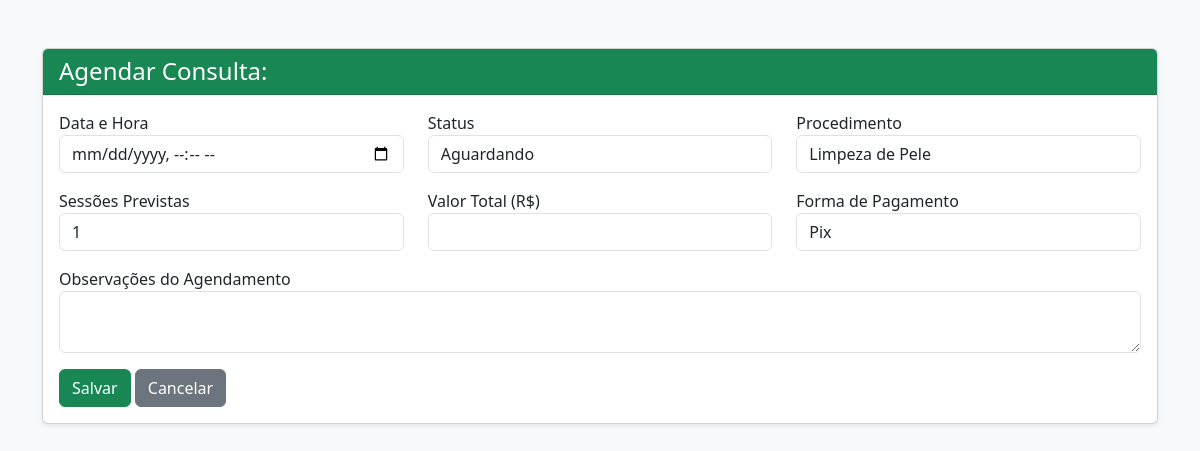
The app's page /paciente/1/agendar, older data.
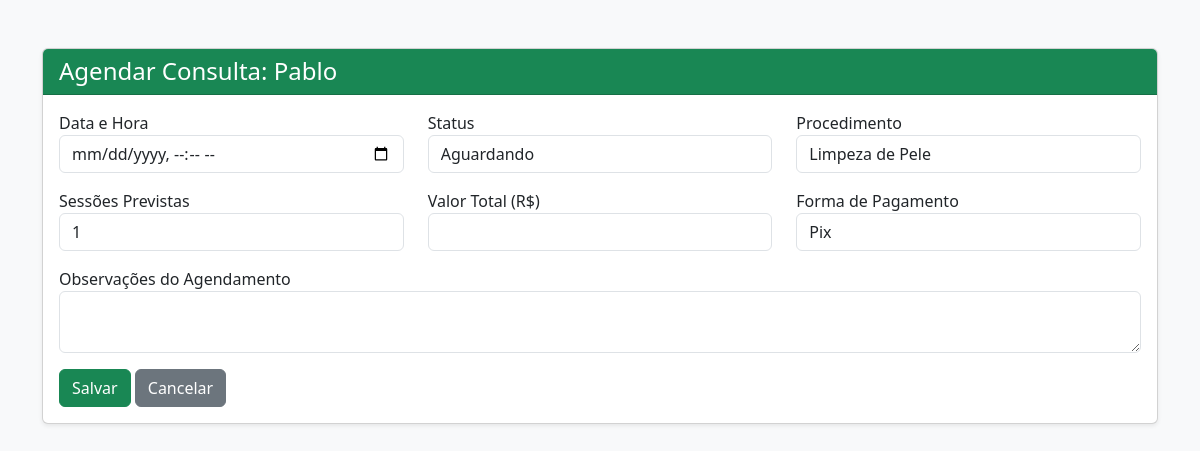
The same page, newer data.
### tables this page shows
CREATE TABLE pacientes (
            id INTEGER PRIMARY KEY AUTOINCREMENT,
            nome_completo TEXT NOT NULL,
            email TEXT,
            telefone TEXT,
            data_nascimento DATE,
            cpf TEXT,
            historico_medico TEXT,
            termo_consentimento BOOLEAN,
            autorizacao_imagem BOOLEAN
        );

### app/controllers/rotas.py (the view)
@rotas_bp.route('/paciente/<int:id>/agendar', methods=['GET', 'POST'])
def novo_agendamento(id):
    paciente = paciente_service.obter_paciente(id)
    if request.method == 'POST':
        agendamento_service.criar_agendamento(request.form, id)
        return redirect(url_for('rotas.perfil_paciente', id=id))
    return render_template('form_agendamento.html', paciente=paciente)

### app/database.py (called while the page is built)
def get_db_connection():
    basedir = os.path.abspath(os.path.dirname(os.path.dirname(__file__)))
    db_path = os.path.join(basedir, 'banco.db')
    conn = sqlite3.connect(db_path)
    conn.row_factory = sqlite3.Row
    return conn

### app/services/paciente_service.py (called while the page is built)
def obter_paciente(paciente_id):
    conn = get_db_connection()
    paciente = conn.execute('SELECT * FROM pacientes WHERE id = ?', (paciente_id,)).fetchone()
    conn.close()
    return paciente

### app/templates/form_agendamento.html (shortened to what this page needs)
<!DOCTYPE html>
<html lang="pt-BR">
<head>
    <link href="https://cdn.jsdelivr.net/npm/bootstrap@5.3.2/dist/css/bootstrap.min.css" rel="stylesheet">
</head>
<body class="bg-light">
    <div class="container mt-5">
        <div class="card shadow-sm">
            <div class="card-header bg-success text-white">
                <h4 class="mb-0">{{ 'Editar Agendamento' if agendamento else 'Agendar Consulta' }}: {{ paciente.nome_completo }}</h4>
            </div>
            <div class="card-body">
                <form method="POST">
                    <div class="row mb-3">
                        <div class="col-md-4">
                            <label>Data e Hora</label>
                            <input type="datetime-local" name="data_hora" class="form-control" value="{{ agendamento.data_hora if agendamento else '' }}" required>
                        </div>
                        <div class="col-md-4">
                            <label>Status</label>
                            <select name="status" class="form-control" id="status_select">
                                <option value="Aguardando" {% if agendamento and agendamento.status == 'Aguardando' %}selected{% endif %}>Aguardando</option>
                            </select>
                        </div>
                        <div class="col-md-4">
                            <label>Procedimento</label>
                            <select name="tipo_procedimento" class="form-control" required>
                                <option value="Limpeza de Pele" {% if agendamento and agendamento.tipo_procedimento == 'Limpeza de Pele' %}selected{% endif %}>Limpeza de Pele</option>
                            </select>
                        </div>
                    </div>
                    <div class="row mb-3">
                        <div class="col-md-4">
                            <label>Sessões Previstas</label>
                            <input type="number" name="sessoes_previstas" class="form-control" value="{{ agendamento.sessoes_previstas if agendamento else '1' }}" min="1" required>
                        </div>
                        <div class="col-md-4">
                            <label>Valor Total (R$)</label>
                            <input type="number" step="0.01" name="valor_cobrado" class="form-control" value="{{ agendamento.valor_cobrado if agendamento else '' }}" required>
                        </div>
                        <div class="col-md-4">
                            <label>Forma de Pagamento</label>
                            <select name="forma_pagamento" class="form-control">
                                <option value="Pix" {% if agendamento and agendamento.forma_pagamento == 'Pix' %}selected{% endif %}>Pix</option>
                            </select>
                        </div>
                    </div>
                    <div class="mb-3">
                        <label>Observações do Agendamento</label>
                        <textarea name="observacoes" class="form-control" rows="2">{{ agendamento.observacoes if agendamento else '' }}</textarea>
                    </div>
                    <button type="submit" class="btn btn-success">Salvar</button>
                    <a href="/paciente/{{ paciente.id }}" class="btn btn-secondary">Cancelar</a>
                </form>
            </div>
        </div>
    </div>
</body>
</html>

Row changes from the older to the newer data that the page shows:
added pacientes: nome_completo "Pablo"
